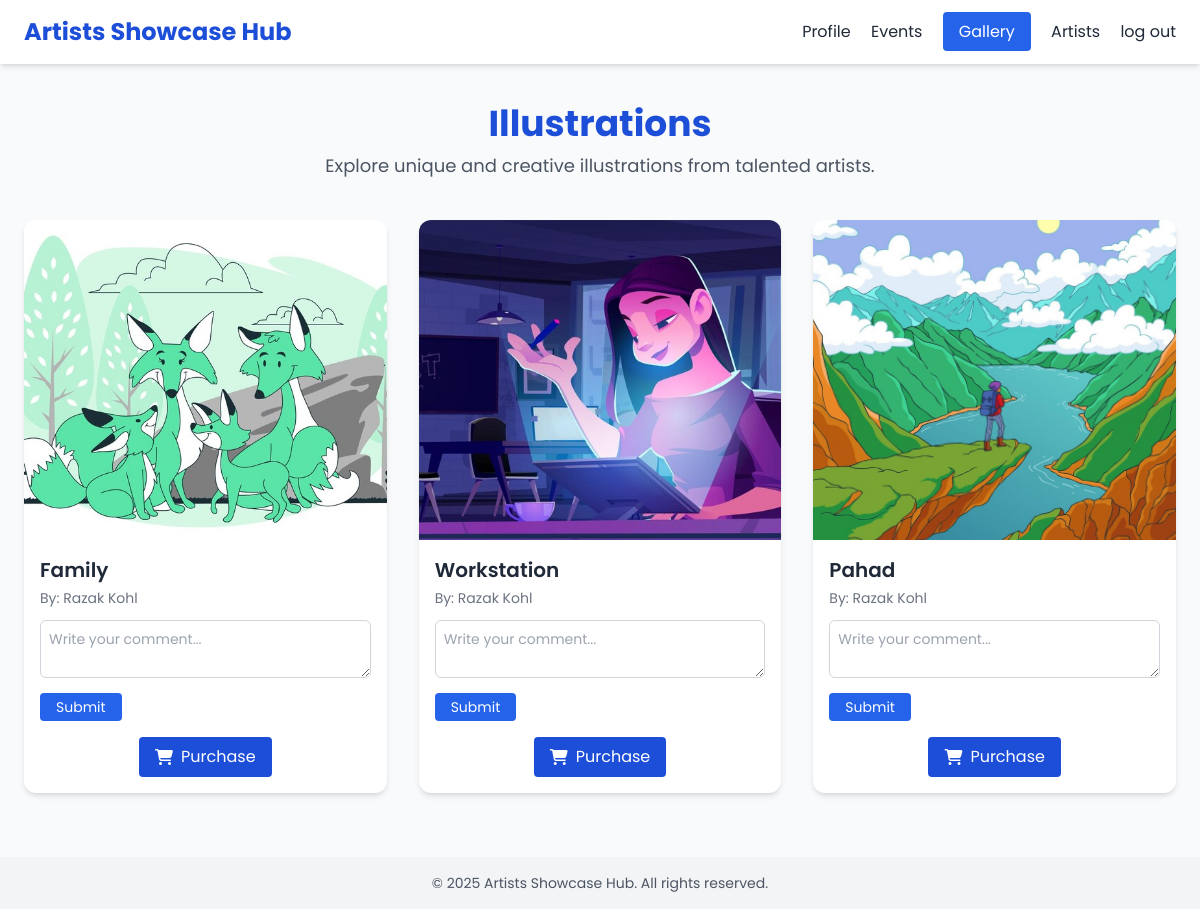
The page /illustrations/ on the database as committed earlier.
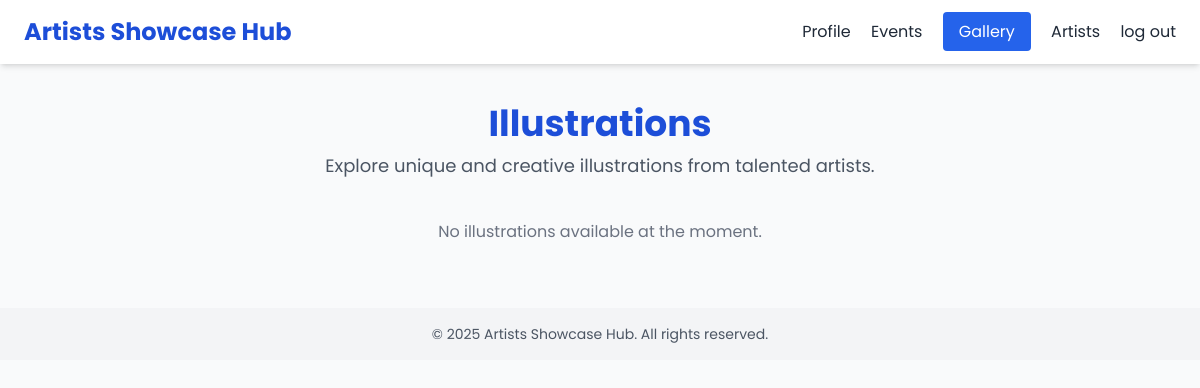
The same page on the database as committed later.
### hub/models.py (models this page shows, shortened)
class Illustration(models.Model):
    title = models.CharField(max_length=100)
    image = models.ImageField(upload_to='illustrations/')
    description = models.TextField()
    artist = models.CharField(max_length=100)

### hub/views.py (the view)
# urls.py: path('illustrations/', views.illustrations, name='illustrations'),
def illustrations(request):
    illustrations = Illustration.objects.all()  # Fetch all illustrations from the database
    context = {
        'illustrations': illustrations
    }
    return render(request, 'illustrations.html', context)

### template/illustrations.html (shortened to what this page needs)
<!DOCTYPE html>
<html lang="en">
<head>
  {% load static %}
  <script src="https://cdn.tailwindcss.com"></script>
</head>
<body class="bg-gray-50 text-gray-800">
  <header class="bg-white shadow-md sticky top-0 z-50">
    <div class="max-w-7xl mx-auto px-6 py-4 flex justify-between items-center">
      <h1 class="text-2xl font-bold text-blue-700">Artists Showcase Hub</h1>
      <nav class="space-x-4">
        <a href="{% url 'profile' %}" class="hover:text-blue-600">Profile</a>
      <a href="{% url 'event' %}" class="hover:text-blue-600">Events</a>
      <a href="{% url 'gallery' %}" class="bg-blue-600 text-white px-4 py-2 rounded hover:bg-blue-700">Gallery</a>
      <a href="{% url 'artist_profile' %}" class="hover:text-blue-600">Artists</a>
      <a href="{% url 'logout' %}" class="hover:text-blue-600">log out</a>
      </nav>
    </div>
  </header>
  <section class="text-center py-10 px-4">
    <h2 class="text-4xl font-bold text-blue-700 mb-2">Illustrations</h2>
    <p class="text-gray-600 text-lg">Explore unique and creative illustrations from talented artists.</p>
  </section>
  <section class="grid gap-8 px-6 pb-16 md:grid-cols-2 lg:grid-cols-3">
    {% for illustration in illustrations %}
      <div class="bg-white rounded-xl shadow-md overflow-hidden hover:shadow-lg transition">
        <img src="{{ illustration.image.url }}" alt="{{ illustration.title }}" class="w-full h-80 object-cover cursor-pointer" onclick="openModal('{{ illustration.image.url }}', '{{ illustration.title }}', '{{ illustration.description|escapejs }}', '{{ illustration.artist }}')">
        <div class="p-4">
          <h4 class="text-xl font-semibold mb-1">{{ illustration.title }}</h4>
          <p class="text-sm text-gray-500 mb-3">By: {{ illustration.artist }}</p>
          <div class="mb-4">
              <textarea name="comment" rows="2" placeholder="Write your comment..." class="w-full p-2 border border-gray-300 rounded-md text-sm"></textarea>
              <button type="submit" class="mt-2 bg-blue-600 text-white px-4 py-1 rounded hover:bg-blue-700 text-sm">Submit</button>
          </div>
          <div class="text-center">
            <a href="{% url 'payment' %}" class="inline-flex items-center gap-2 bg-blue-700 text-white px-4 py-2 rounded hover:bg-blue-800">
              <i class="fas fa-shopping-cart"></i> Purchase
            </a>
          </div>
        </div>
      </div>
    {% empty %}
      <p class="text-center col-span-full text-gray-500">No illustrations available at the moment.</p>
    {% endfor %}
  </section>
  <footer class="bg-gray-100 text-center py-4 text-sm text-gray-600">
    &copy; 2025 Artists Showcase Hub. All rights reserved.
  </footer>
</body>
</html>

Rows that differ between the two databases and show on the page:
removed Illustration: image (picture), title "Family", artist "Razak Kohl"
removed Illustration: image (picture), title "Workstation", artist "Razak Kohl"
removed Illustration: image (picture), title "Pahad", artist "Razak Kohl"
Other text that changed with them:
text now shown: "No illustrations available at the moment."
